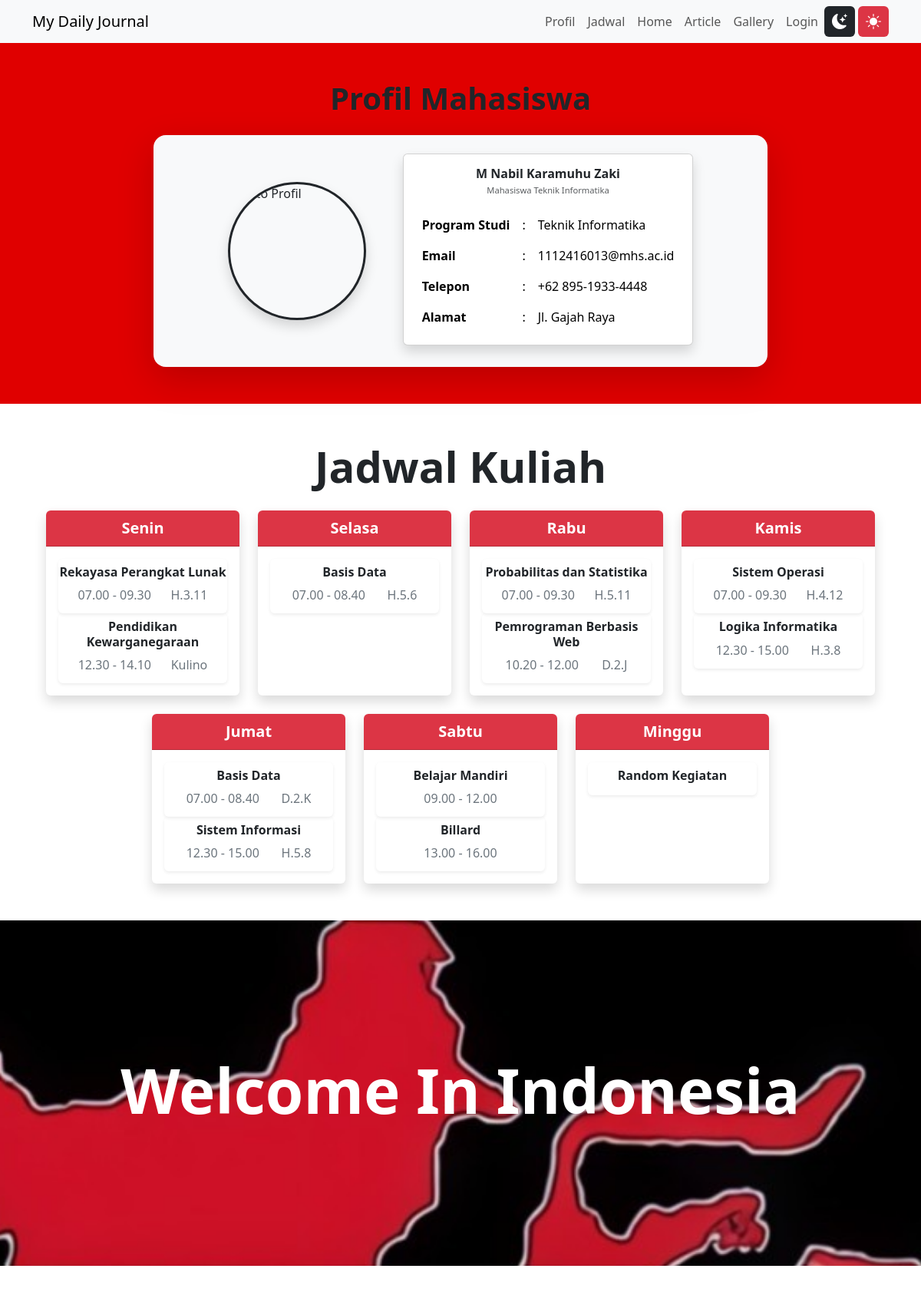
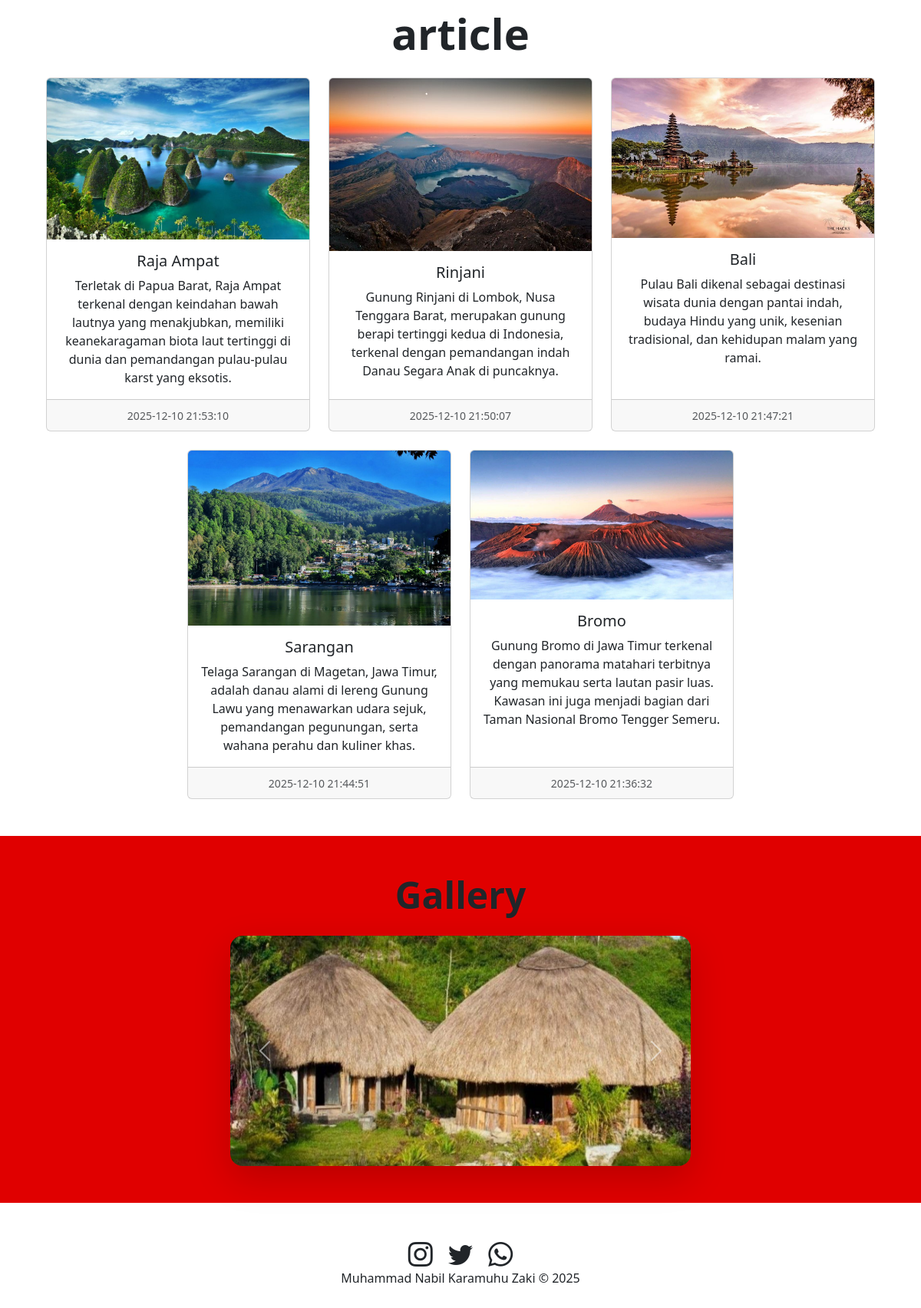
The page / on the database its author committed (2 pictures, top to bottom).
### tables this page shows
CREATE TABLE `article` (
  `id` int(11) NOT NULL,
  `judul` text DEFAULT NULL,
  `isi` text DEFAULT NULL,
  `gambar` text DEFAULT NULL,
  `tanggal` datetime DEFAULT NULL,
  `username` varchar(50) DEFAULT NULL
);

CREATE TABLE `gallery` (
  `id` int(11) NOT NULL,
  `judul` text DEFAULT NULL,
  `isi` text DEFAULT NULL,
  `gambar` text DEFAULT NULL,
  `tanggal` datetime DEFAULT NULL,
  `username` varchar(50) DEFAULT NULL
);

### index.php (the view, shortened to what this page needs)
<?php
include "koneksi.php";
?>
<!DOCTYPE html>
<html lang="en" data-bs-theme="light">
<head>
  <link
    rel="stylesheet"
    href="https://cdn.jsdelivr.net/npm/bootstrap-icons@1.13.1/font/bootstrap-icons.min.css" />
  <link
    href="https://cdn.jsdelivr.net/npm/bootstrap@5.3.8/dist/css/bootstrap.min.css"
    rel="stylesheet"
 />
  <link rel="stylesheet" href="index.css" />
</head>
<body>
  <nav class="navbar navbar-expand-lg bg-body-tertiary sticky-top">
    <div class="container">
      <a class="navbar-brand" href="#">My Daily Journal</a>
      <div class="collapse navbar-collapse" id="navbarSupportedContent">
        <ul class="navbar-nav ms-auto mb-2 mb-lg-0 text-dark">
          <li class="nav-item">
            <a class="nav-link" href="#profile">Profil</a>
          </li>
          <li class="nav-item">
            <a class="nav-link" href="#schedule">Jadwal</a>
          </li>
          <li class="nav-item">
            <a class="nav-link" href="#hero">Home</a>
          </li>
          <li class="nav-item">
            <a class="nav-link" href="#article">Article</a>
          </li>
          <li class="nav-item">
            <a class="nav-link" href="#gallery">Gallery</a>
          </li>
          <li class="nav-item">
            <a class="nav-link" href="login.php">Login</a>
          </li>
          <li class="nav-item d-flex align-items-center">
            <span
              id="dark-mode-toggle"
              class="p-2 rounded me-1 bg-dark d-flex align-items-center justify-content-center"
              style="width: 40px; height: 40px; cursor: pointer">
              <i class="bi bi-moon-stars-fill text-white fs-5"></i>
            </span>
            <span
              id="light-mode-toggle"
              class="p-2 rounded bg-danger d-flex align-items-center justify-content-center"
              style="width: 40px; height: 40px; cursor: pointer">
              <i class="bi bi-sun-fill text-white fs-5"></i>
            </span>
          </li>
        </ul>
      </div>
    </div>
  </nav>
  <section id="profile" class="py-5 bg-red">
    <div class="container">
      <h1 class="text-center mb-4 fw-bold">Profil Mahasiswa</h1>
      <div
        class="d-flex flex-column flex-md-row align-items-center justify-content-center bg-body-tertiary p-4 rounded-4 shadow-lg mx-auto"
        style="max-width: 800px">
        <img
          class="img-fluid rounded-circle me-md-5 mb-3 mb-md-0 border border-3 border-dark shadow"
          src="img/foto.jpg"
          alt="Foto Profil"
          style="width: 180px; height: 180px; object-fit: cover" />
        <div class="card mb-1 shadow">
          <div class="card-body">
            <h5 class="card-title text-center fw-bold mb-1 fs-6">
              M Nabil Karamuhu Zaki
            </h5>
            <p
              class="card-text text-center text-muted"
              style="font-size: 0.7rem">
              Mahasiswa Teknik Informatika
            </p>
            <table class="card-text table table-borderless mb-0">
              <tbody>
                <tr>
                  <th scope="row">Program Studi</th>
                  <td>:</td>
                  <td>Teknik Informatika</td>
                </tr>
                <tr>
                  <th scope="row">Email</th>
                  <td>:</td>
                  <td>1112416013@mhs.ac.id</td>
                </tr>
                <tr>
                  <th scope="row">Telepon</th>
                  <td>:</td>
                  <td>+62 895-1933-4448</td>
                </tr>
                <tr>
                  <th scope="row">Alamat</th>
                  <td>:</td>
                  <td>Jl. Gajah Raya</td>
                </tr>
              </tbody>
            </table>
          </div>
        </div>
      </div>
    </div>
  </section>
  <section id="schedule" class="text-center p-5">
    <div class="container">
      <h1 class="fw-bold display-4 pb-3">Jadwal Kuliah</h1>
      <div
        class="row row-cols-1 row-cols-md-4 g-4 justify-content-center">
        <div class="col">
          <div class="card h-100 shadow border-0">
            <div
              class="card-header bg-danger text-white fw-bold fs-5 rounded-top">
              Senin
            </div>
            <div class="card-body">
              <div class="rounded shadow-sm py-2">
                <h6 class="fw-semibold">Rekayasa Perangkat Lunak</h6>
                <div class="d-flex justify-content-evenly">
                  <p class="mb-1 text-secondary">07.00 - 09.30</p>
                  <p class="mb-0 text-secondary">H.3.11</p>
                </div>
              </div>
              <div class="rounded shadow-sm py-2">
                <h6 class="fw-semibold">Pendidikan Kewarganegaraan</h6>
                <div class="d-flex justify-content-evenly">
                  <p class="mb-1 text-secondary">12.30 - 14.10</p>
                  <p class="mb-0 text-secondary">Kulino</p>
                </div>
              </div>
            </div>
          </div>
        </div>
        <div class="col">
          <div class="card h-100 shadow border-0">
            <div
              class="card-header bg-danger text-white fw-bold fs-5 rounded-top">
              Selasa
            </div>
            <div class="card-body">
              <div class="rounded shadow-sm py-2">
                <h6 class="fw-semibold">Basis Data</h6>
                <div class="d-flex justify-content-evenly">
                  <p class="mb-1 text-secondary">07.00 - 08.40</p>
                  <p class="mb-0 text-secondary">H.5.6</p>
                </div>
              </div>
            </div>
          </div>
        </div>
        <div class="col">
          <div class="card h-100 shadow border-0">
            <div
              class="card-header bg-danger text-white fw-bold fs-5 rounded-top">
              Rabu
            </div>
            <div class="card-body">
              <div class="rounded shadow-sm py-2">
                <h6 class="fw-semibold">Probabilitas dan Statistika</h6>
                <div class="d-flex justify-content-evenly">
                  <p class="mb-1 text-secondary">07.00 - 09.30</p>
                  <p class="mb-0 text-secondary">H.5.11</p>
                </div>
              </div>
              <div class="rounded shadow-sm py-2">
                <h6 class="fw-semibold">Pemrograman Berbasis Web</h6>
                <div class="d-flex justify-content-evenly">
                  <p class="mb-1 text-secondary">10.20 - 12.00</p>
                  <p class="mb-0 text-secondary">D.2.J</p>
                </div>
              </div>
            </div>
          </div>
        </div>
        <div class="col">
          <div class="card h-100 shadow border-0">
            <div
              class="card-header bg-danger text-white fw-bold fs-5 rounded-top">
              Kamis
            </div>
            <div class="card-body">
              <div class="rounded shadow-sm py-2">
                <h6 class="fw-semibold">Sistem Operasi</h6>
                <div class="d-flex justify-content-evenly">
                  <p class="mb-1 text-secondary">07.00 - 09.30</p>
                  <p class="mb-0 text-secondary">H.4.12</p>
                </div>
              </div>
              <div class="rounded shadow-sm py-2">
                <h6 class="fw-semibold">Logika Informatika</h6>
                <div class="d-flex justify-content-evenly">
                  <p class="mb-1 text-secondary">12.30 - 15.00</p>
                  <p class="mb-0 text-secondary">H.3.8</p>
                </div>
              </div>
            </div>
          </div>
        </div>
        <div class="col">
          <div class="card h-100 shadow border-0">
            <div
              class="card-header bg-danger text-white fw-bold fs-5 rounded-top">
              Jumat
            </div>
            <div class="card-body">
              <div class="rounded shadow-sm py-2">
                <h6 class="fw-semibold">Basis Data</h6>
                <div class="d-flex justify-content-evenly">
                  <p class="mb-1 text-secondary">07.00 - 08.40</p>
                  <p class="mb-0 text-secondary">D.2.K</p>
                </div>
              </div>
              <div class="rounded shadow-sm py-2">
                <h6 class="fw-semibold">Sistem Informasi</h6>
                <div class="d-flex justify-content-evenly">
                  <p class="mb-1 text-secondary">12.30 - 15.00</p>
                  <p class="mb-0 text-secondary">H.5.8</p>
                </div>
              </div>
            </div>
          </div>
        </div>
        <div class="col">
          <div class="card h-100 shadow border-0">
            <div
              class="card-header bg-danger text-white fw-bold fs-5 rounded-top">
              Sabtu
            </div>
            <div class="card-body">
              <div class="rounded shadow-sm py-2">
                <h6 class="fw-semibold">Belajar Mandiri</h6>
                <div class="d-flex justify-content-evenly">
                  <p class="mb-1 text-secondary">09.00 - 12.00</p>
                </div>
              </div>
              <div class="rounded shadow-sm py-2">
                <h6 class="fw-semibold">Billard</h6>
                <div class="d-flex justify-content-evenly">
                  <p class="mb-1 text-secondary">13.00 - 16.00</p>
                </div>
              </div>
            </div>
          </div>
        </div>
        <div class="col">
          <div class="card h-100 shadow border-0">
            <div
              class="card-header bg-danger text-white fw-bold fs-5 rounded-top">
              Minggu
            </div>
            <div class="card-body">
              <div class="rounded shadow-sm py-2">
                <h6 class="fw-semibold">Random Kegiatan</h6>
              </div>
            </div>
          </div>
        </div>
      </div>
    </div>
  </section>
  <section id="hero" class="bg-black text-white text-center">
    <div class="container-fluid p-0">
      <div
        class="bg-image d-flex justify-content-center align-items-center"
        style="
            background-image: url('img/img2.jpg');
            background-attachment: fixed;
            background-size: cover;
            background-position: center;
            height: 450px;
          ">
        <h1 class="fw-bold display-1 text-shadow">Welcome In Indonesia</h1>
      </div>
    </div>
  </section>
  <section id="article" class="text-center p-5">
    <div class="container">
      <h1 class="fw-bold display-4 pb-3">article</h1>
      <div class="row row-cols-1 row-cols-md-3 g-4 justify-content-center">
        <?php
        $sql = "SELECT * FROM article ORDER BY tanggal DESC";
        $hasil = $conn->query($sql);
        while ($row = $hasil->fetch_assoc()) {
        ?>
          <div class="col">
            <div class="card h-100">
              <img src="img/<?= $row["gambar"] ?>" class="card-img-top" alt="..." />
              <div class="card-body">
                <h5 class="card-title"><?= $row["judul"] ?></h5>
                <p class="card-text">
                  <?= $row["isi"] ?>
                </p>
              </div>
              <div class="card-footer">
                <small class="text-body-secondary">
                  <?= $row["tanggal"] ?>
                </small>
              </div>
            </div>
          </div>
        <?php
        }
        ?>
      </div>
    </div>
  </section>
  <section id="gallery" class="text-center py-5">
    <div class="container">
      <h1 class="fw-bold display-5 pb-3">Gallery</h1>
      <div
        id="carouselExample"
        class="carousel slide shadow-lg rounded-4 overflow-hidden"
        data-bs-ride="carousel">
        <div class="carousel-inner">
         <?php
        $sql = "SELECT * FROM gallery ORDER BY tanggal DESC";
        $hasil = $conn->query($sql);
        $active = true;
        while ($row = $hasil->fetch_assoc()) {
        ?>
          <div class="carousel-item <?= $active ? 'active' : '' ?>">
            <img
              src="img/<?= $row['gambar']; ?>"
              class="d-block w-100"
              alt="Gallery Image">
          </div>
        <?php
          $active = false;
        }
        ?>
        </div>
        <button
          class="carousel-control-prev"
          type="button"
          data-bs-target="#carouselExample"
          data-bs-slide="prev">
          <span class="carousel-control-prev-icon" aria-hidden="true"></span>
        </button>
        <button
          class="carousel-control-next"
          type="button"
          data-bs-target="#carouselExample"
          data-bs-slide="next">
          <span class="carousel-control-next-icon" aria-hidden="true"></span>
        </button>
      </div>
    </div>
  </section>
  <footer class="text-center p-5">
    <div>
      <a href="https://instagram.com/udinusofficial"><i class="bi bi-instagram h2 p-2 text-dark"></i></a>
      <a href="https://twitter.com/udinusofficial"><i class="bi bi-twitter h2 p-2 text-dark"></i></a>
      <a href="https://wa.me/+62812685577"><i class="bi bi-whatsapp h2 p-2 text-dark dark:"></i></a>
    </div>
    <div>Muhammad Nabil Karamuhu Zaki &copy; 2025</div>
  </footer>
</body>
</html>

### index.css (style rules this page uses)
:root { --bs-red: #E00000; --bs-white: #EBEBEB; }
#profile, #gallery { background-color: var(--bs-red); }
#article, #schedule, { background-color: var(--bs-white) }
#gallery img { height: 300px; object-fit: cover; }
#carouselExample { max-width: 600px; margin: auto; }

### rows shown on the page
article: gambar (picture), judul "Raja Ampat", isi "Terletak di Papua Barat, Raja Ampat terkenal dengan keindahan bawah lautnya yang menakjubkan, memiliki keanekaragaman biota laut tertinggi di dunia dan pemandangan pulau-pulau karst yang eksotis.", tanggal "2025-12-10 21:53:10"
article: gambar (picture), judul "Rinjani", isi "Gunung Rinjani di Lombok, Nusa Tenggara Barat, merupakan gunung berapi tertinggi kedua di Indonesia, terkenal dengan pemandangan indah Danau Segara Anak di puncaknya.", tanggal "2025-12-10 21:50:07"
article: gambar (picture), judul "Bali", isi "Pulau Bali dikenal sebagai destinasi wisata dunia dengan pantai indah, budaya Hindu yang unik, kesenian tradisional, dan kehidupan malam yang ramai.", tanggal "2025-12-10 21:47:21"
article: gambar (picture), judul "Sarangan", isi "Telaga Sarangan di Magetan, Jawa Timur, adalah danau alami di lereng Gunung Lawu yang menawarkan udara sejuk, pemandangan pegunungan, serta wahana perahu dan kuliner khas.", tanggal "2025-12-10 21:44:51"
article: gambar (picture), judul "Bromo", isi "Gunung Bromo di Jawa Timur terkenal dengan panorama matahari terbitnya yang memukau serta lautan pasir luas. Kawasan ini juga menjadi bagian dari Taman Nasional Bromo Tengger Semeru.", tanggal "2025-12-10 21:36:32"
gallery: gambar (picture)
